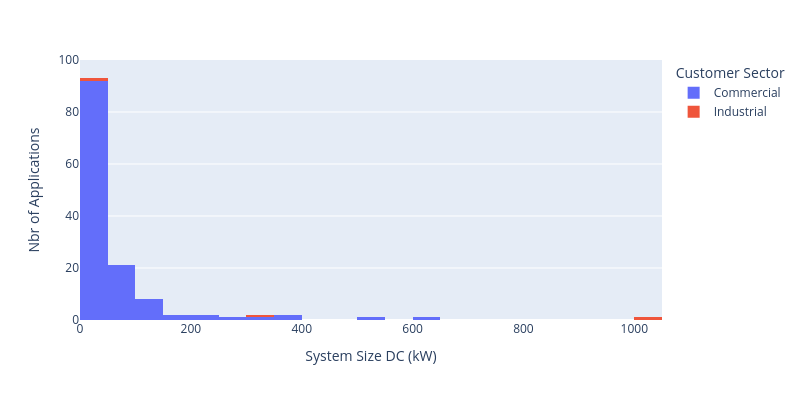

Notebook source saved alongside this figure:
### Markdown cell above
## System Sizes in the years 2021-25

Plot histogram of system sizes applied for in the last five years, and compute median size for Santa Cruz County.

### Code cell
df = df_scci.copy()
df['Year'] = df['App Approved Date'].dt.year
df = df[df['Year'] >= 2021]
fig = px.histogram(df, x='System Size DC', color='Customer Sector')

fig.update_layout(
    autosize=False,
    width=800,
    height=400,
    font=dict(size=12),
    xaxis_title='System Size DC (kW)',
    yaxis_title='Nbr of Applications',
)
fig.update_yaxes(
    range=[0, 100],
)
fig.show()

# Write figure
fig.write_image(os.path.join(data_dir, "SC_system_histogram.png"), scale=5)
fig.write_html(os.path.join(data_dir, "SC_system_histogram.html"))

### Figure 1 — Plotly figure (JSON) as saved in the notebook; plotly's stock layout.template omitted (floating-point values rounded to 4 significant figures; data arrays with more than 128 entries replaced by an {"elided": "..."} marker saying what was removed)
{"data": [{"bingroup": "x", "hovertemplate": "Customer Sector=Commercial<br>System Size DC=%{x}<br>count=%{y}<extra></extra>", "legendgroup": "Commercial", "marker": {"color": "#636efa", "pattern": {"shape": ""}}, "name": "Commercial", "orientation": "v", "showlegend": true, "type": "histogram", "x": {"elided": "131 float values"}, "xaxis": "x", "yaxis": "y"}, {"bingroup": "x", "hovertemplate": "Customer Sector=Industrial<br>System Size DC=%{x}<br>count=%{y}<extra></extra>", "legendgroup": "Industrial", "marker": {"color": "#EF553B", "pattern": {"shape": ""}}, "name": "Industrial", "orientation": "v", "showlegend": true, "type": "histogram", "x": [1024.0, 306.2, 28.39], "xaxis": "x", "yaxis": "y"}], "layout": {"autosize": false, "barmode": "relative", "font": {"size": 12}, "height": 400, "legend": {"title": {"text": "Customer Sector"}, "tracegroupgap": 0}, "margin": {"t": 60}, "width": 800, "xaxis": {"anchor": "y", "domain": [0, 1], "title": {"text": "System Size DC (kW)"}}, "yaxis": {"anchor": "x", "domain": [0, 1], "range": [0, 100], "title": {"text": "Nbr of Applications"}}}}
